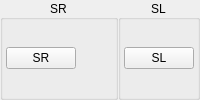
              <widget class="QWidget" name="buttonShoulderButtonsSLSRLeft" native="true">
               <layout class="QHBoxLayout" name="horizontalLayout" stretch="1">
                <property name="spacing">
                 <number>0</number>
                </property>
                <property name="leftMargin">
                 <number>0</number>
                </property>
                <property name="topMargin">
                 <number>0</number>
                </property>
                <property name="rightMargin">
                 <number>0</number>
                </property>
                <property name="bottomMargin">
                 <number>0</number>
                </property>
                <item>
                 <widget class="QGroupBox" name="buttonShoulderButtonsSRLeftGroup">
                  <property name="title">
                   <string>SR</string>
                  </property>
                  <property name="alignment">
                   <set>Qt::AlignmentFlag::AlignCenter</set>
                  </property>
                  <layout class="QVBoxLayout" name="buttonShoulderButtonsSRLeftVerticalLayout">
                   <property name="spacing">
                    <number>3</number>
                   </property>
                   <property name="leftMargin">
                    <number>3</number>
                   </property>
                   <property name="topMargin">
                    <number>3</number>
                   </property>
                   <property name="rightMargin">
                    <number>3</number>
                   </property>
                   <property name="bottomMargin">
                    <number>3</number>
                   </property>
                   <item>
                    <widget class="QPushButton" name="buttonSRLeft">
                     <property name="minimumSize">
                      <size>
                       <width>70</width>
                       <height>0</height>
                      </size>
                     </property>
                     <property name="maximumSize">
                      <size>
                       <width>68</width>
                       <height>16777215</height>
                      </size>
                     </property>
                     <property name="styleSheet">
                      <string notr="true">min-width: 68px;</string>
                     </property>
                     <property name="text">
                      <string>SR</string>
                     </property>
                    </widget>
                   </item>
                  </layout>
                 </widget>
                </item>
                <item>
                 <widget class="QGroupBox" name="buttonShoulderButtonsSLLeftGroup">
                  <property name="title">
                   <string>SL</string>
                  </property>
                  <property name="alignment">
                   <set>Qt::AlignmentFlag::AlignCenter</set>
                  </property>
                  <layout class="QVBoxLayout" name="buttonShoulderButtonsSLLeftVerticalLayout">
                   <property name="spacing">
                    <number>3</number>
                   </property>
                   <property name="leftMargin">
                    <number>3</number>
                   </property>
                   <property name="topMargin">
                    <number>3</number>
                   </property>
                   <property name="rightMargin">
                    <number>3</number>
                   </property>
                   <property name="bottomMargin">
                    <number>3</number>
                   </property>
                   <item>
                    <widget class="QPushButton" name="buttonSLLeft">
                     <property name="minimumSize">
                      <size>
                       <width>70</width>
                       <height>0</height>
                      </size>
                     </property>
                     <property name="maximumSize">
                      <size>
                       <width>68</width>
                       <height>16777215</height>
                      </size>
                     </property>
                     <property name="styleSheet">
                      <string notr="true">min-width: 68px;</string>
                     </property>
                     <property name="text">
                      <string>SL</string>
                     </property>
                    </widget>
                   </item>
                  </layout>
                 </widget>
                </item>
               </layout>
              </widget>
